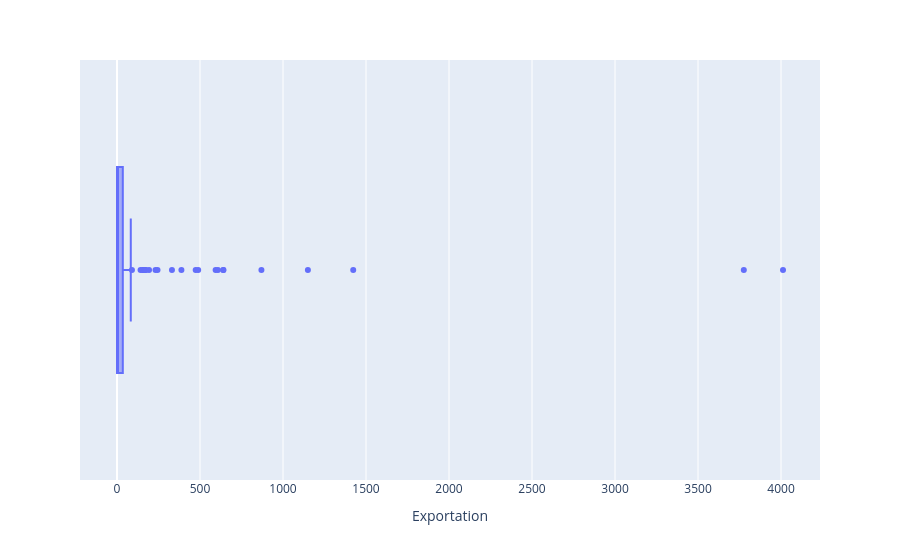

Notebook cell for this chart:
### Code cell
px.box(df_dispo_alim, x="Exportation", hover_name="Zone")

### Figure 1 — Plotly figure (JSON) as saved in the notebook; plotly's stock layout.template omitted (floating-point values rounded to 4 significant figures; data arrays with more than 128 entries replaced by an {"elided": "..."} marker saying what was removed)
{"data": [{"alignmentgroup": "True", "hovertemplate": "<b>%{hovertext}</b><br><br>Exportation=%{x}<extra></extra>", "hovertext": {"elided": "134 str values"}, "legendgroup": "", "marker": {"color": "#636efa"}, "name": "", "notched": false, "offsetgroup": "", "orientation": "h", "showlegend": false, "type": "box", "x": {"elided": "134 float values"}, "x0": " ", "xaxis": "x", "y0": " ", "yaxis": "y"}], "layout": {"boxmode": "group", "legend": {"tracegroupgap": 0}, "margin": {"t": 60}, "xaxis": {"anchor": "y", "domain": [0, 1], "title": {"text": "Exportation"}}, "yaxis": {"anchor": "x", "domain": [0, 1]}}}
